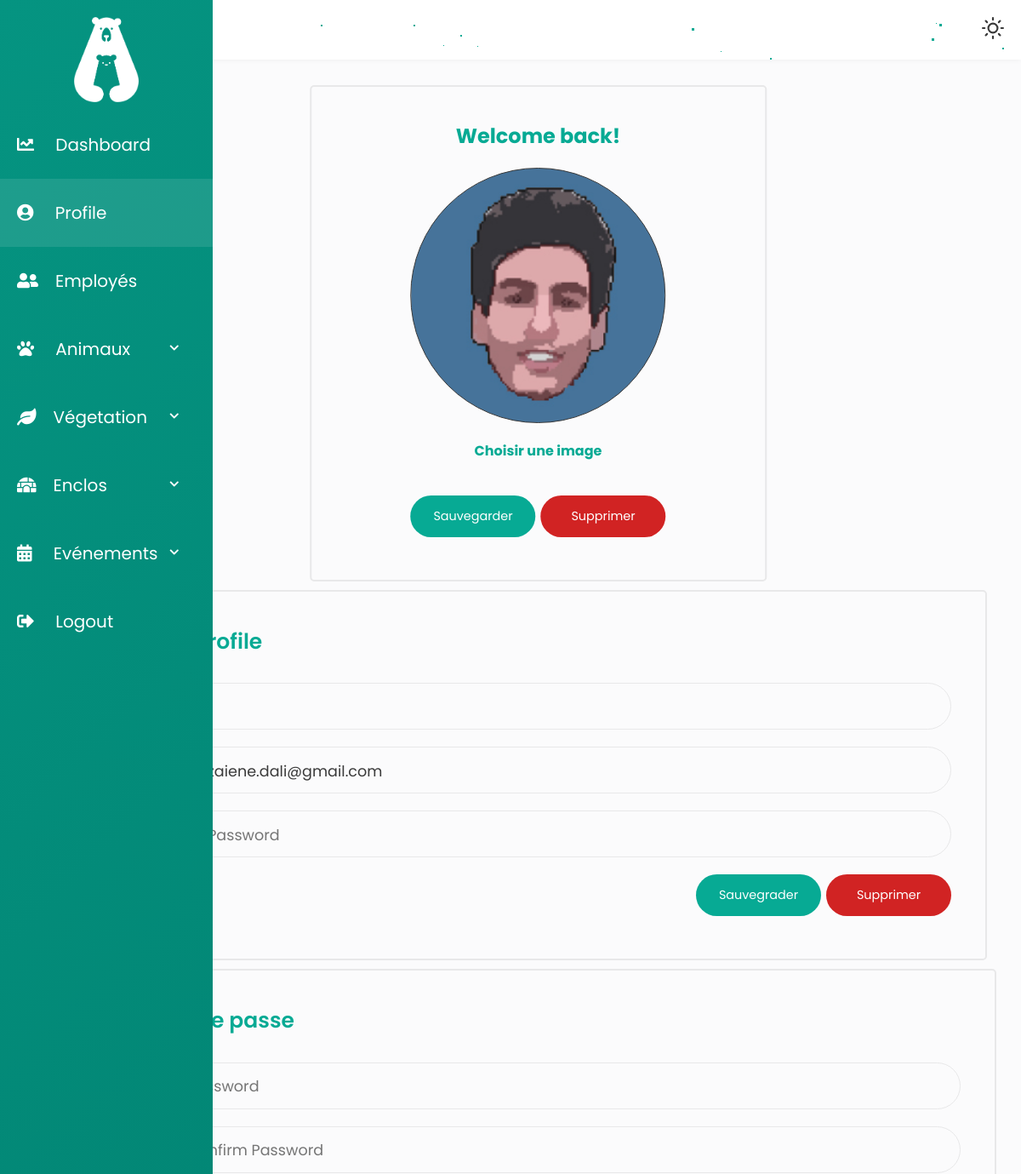
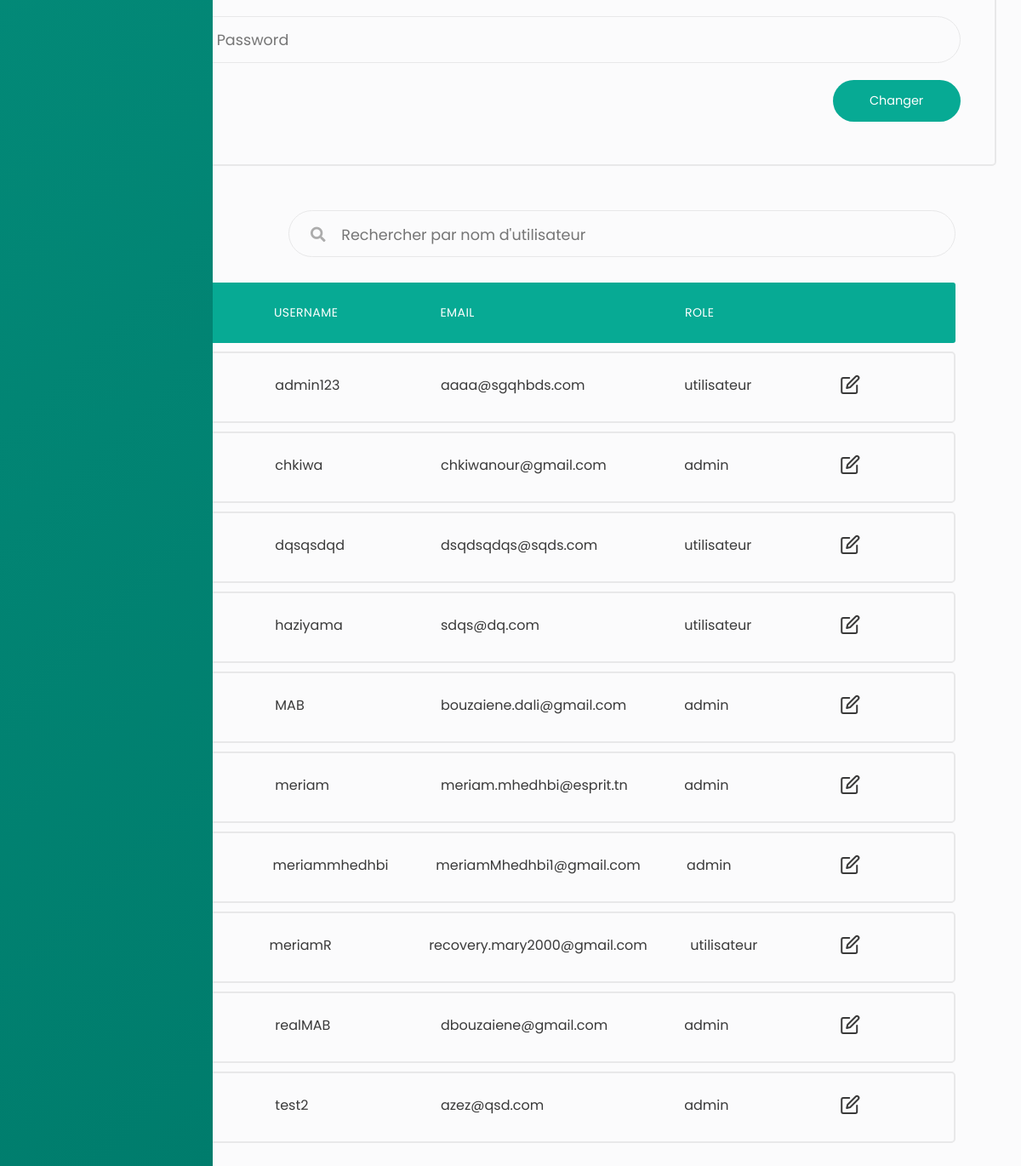
The app's page /users/afficherList (signed in) with its own data (2 pictures, top to bottom).
### tables this page shows
CREATE TABLE `users` (
  `id` int(11) NOT NULL,
  `username` varchar(255) NOT NULL,
  `password` varchar(255) NOT NULL,
  `email` varchar(255) NOT NULL,
  `role_id` int(11) NOT NULL,
  `image` varchar(255) NOT NULL DEFAULT 'default.jpg'
);

CREATE TABLE `role` (
  `id` int(1) NOT NULL,
  `nom` varchar(12) NOT NULL
);

### app/libraries/Core.php (called while the page is built, shortened)
<?php
  class Core {
    protected $currentMethod = 'index';
    public function __construct(){
      $url = $this->getUrl();
      if(isset($url[0])){
      if(file_exists('../app/controllers/' . ucwords($url[0]). '.php')){
        unset($url[0]);
      }
    }
      $this->currentController = new $this->currentController;
      if(isset($url[1])){
        if(method_exists($this->currentController, $url[1])){
          $this->currentMethod = $url[1];
          unset($url[1]);
        }
      }
      $this->params = $url ? array_values($url) : [];
      call_user_func_array([$this->currentController, $this->currentMethod], $this->params);
    }
    public function getUrl(){
      if(isset($_GET['url'])){
        $url = rtrim($_GET['url'], '/');
        $url = filter_var($url, FILTER_SANITIZE_URL);
        $url = explode('/', $url);
        return $url;
      }
    }
  }

### app/require.php (called while the page is built, shortened)
<?php
    require_once 'libraries/Core.php';
    require_once 'libraries/Controller.php';
    require_once 'libraries/Database.php';
    $init = new Core();

### public/index.php (called while the page is built)
<?php
    require_once '../app/require.php';

### app/libraries/Database.php (called while the page is built, shortened)
<?php
    class Database {
        private $dbHost = DB_HOST;
        private $dbUser = DB_USER;
        private $dbPass = DB_PASS;
        private $dbName = DB_NAME;
        private $statement;
        private $dbHandler;
        public function __construct() {
            $conn = 'mysql:host=' . $this->dbHost . ';dbname=' . $this->dbName;
            $options = array(
                PDO::ATTR_PERSISTENT => true,
                PDO::ATTR_ERRMODE => PDO::ERRMODE_EXCEPTION
            );
            try {
                $this->dbHandler = new PDO($conn, $this->dbUser, $this->dbPass, $options);
            } catch (PDOException $e) {
                $this->error = $e->getMessage();
                echo $this->error;
            }
        }
        public function query($sql) {
            $this->statement = $this->dbHandler->prepare($sql);
        }
        public function bind($parameter, $value, $type = null) {
            switch (is_null($type)) {
                default:
                    $type = PDO::PARAM_STR;
            }
            $this->statement->bindValue($parameter, $value, $type);
        }
        public function execute() {
            return $this->statement->execute();
        }
        public function resultSet() {
            $this->execute();
            return $this->statement->fetchAll();
        }
    }

### app/models/User.php (called while the page is built, shortened)
<?php
class User
{
    private $db;
    public function __construct()
    {
        $this->db = new Database;
    }
    public function getUsers()
    {
        $this->db->query('select count(*) FROM users WHERE role_id = 0');
        return $this->db->resultSet();
    }
    public function getAdmins()
    {
        $this->db->query('select count(*) FROM users WHERE role_id = 1');
        return $this->db->resultSet();
    }
    public function findUserByUsername($username)
    {
        $this->db->query('SELECT * FROM users WHERE username = :username');
        $this->db->bind(':username', $username);
        $this->db->execute();
        if ($this->db->rowCount() > 0) {
            return true;
        } else {
            return false;
        }
    }
    public function afficher()
    {
        $this->db->query('SELECT u.id,u.username,u.email,role.nom FROM users u INNER JOIN role ON u.role_id = role.id');
        return $this->db->resultSet();
    }
}

### app/controllers/Users.php (the view, shortened to what this page needs)
<?php
class Users extends Controller
{
    public function __construct()
    {
        $this->userModel = $this->model('User');
    }
    public function afficherList($error = '')
    {
        $tab = $this->userModel->afficher();
        $data = [
            'tab' => '',
            'users' => '',
            'admins' => '',
            'error' => '',
            'errorUpdate' => '',
            'errorPass' => ''
        ];
        foreach ($tab as $key => $value) {
            $data['tab'] .= '<li class="table-row">
                    <div class="col col-1" data-label="ID">' . $value[0] . '</div>
                    <div class="col col-2" data-label="Username">' . $value[1] . '</div>
                    <div class="col col-3" data-label="Email">' . $value[2] . '</div>
                    <div class="col col-4" data-label="Role">' . $value[3] . '</div>
                    <div class="col col-5">
                        <div class="col-buttons">
                            <button class="tab-btn"><i data-feather="edit"></i></button>
                        </div>
                    </div>
                </li>';
        }
    }
}

### public/css/profile.css (style rules this page uses)
.col-buttons { display:flex;justify-content:space-evenly;align-items:center;-webkit-transform:translate(-50%, 0);transform:translate(-50%, 0) }
.responsive-table li { border-radius:3px;padding:25px 30px;display:flex;justify-content:space-between;margin-bottom:10px;color:var(--tc) }
.responsive-table .table-row { background-color:transparent;border-radius:5px;border:solid 2px #e8e8e9 }
.responsive-table .col-1 { flex-basis:10% }
.responsive-table .col-2 { flex-basis:15% }
.responsive-table .col-3 { flex-basis:25% }
.responsive-table .col-4 { flex-basis:15% }
.responsive-table .col-5 { flex-basis:10% }
.tab-btn { cursor:pointer;background:transparent;color:var(--tc);border:0;outline:none }

### records on screen
users: username "admin123", email "aaaa@sgqhbds.com"
role: nom "utilisateur utilisateur utilisateur utilisateur"
users: username "chkiwa", email "chkiwanour@gmail.com"
role: nom "admin admin admin admin admin admin"
users: username "dqsqsdqd", email "dsqdsqdqs@sqds.com"
users: username "haziyama", email "sdqs@dq.com"
users: username "MAB", email "bouzaiene.dali@gmail.com"
users: username "meriam", email "meriam.mhedhbi@esprit.tn"
users: username "meriammhedhbi", email "meriamMhedhbi1@gmail.com"
users: username "meriamR", email "recovery.mary2000@gmail.com"
users: username "realMAB", email "dbouzaiene@gmail.com"
users: username "test2", email "azez@qsd.com"
